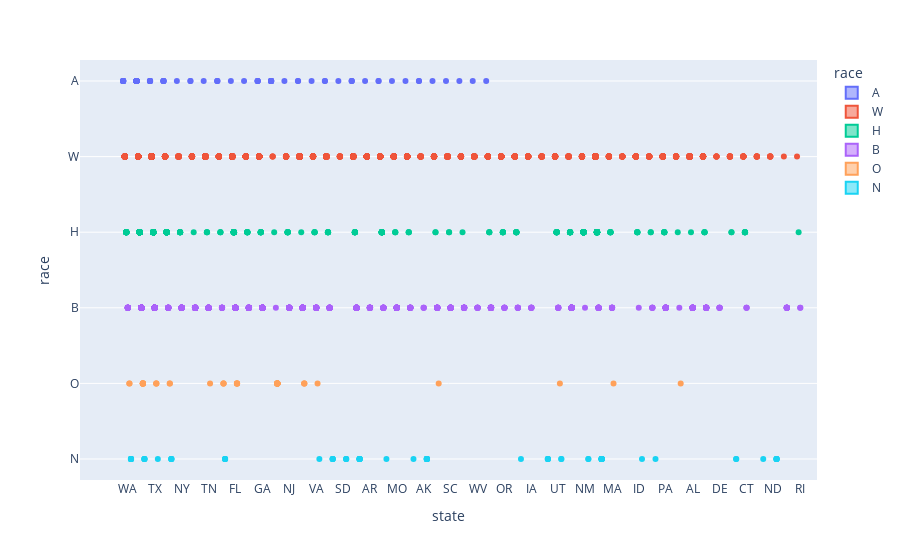

The notebook cell saved with this chart:
### Code cell
px.violin(wrangled1, y='race', x='state', color='race', box=True, points='all', hover_data=wrangled1.columns)

### Figure 1 — Plotly figure (JSON) as saved in the notebook; plotly's stock layout.template omitted (floating-point values rounded to 4 significant figures; data arrays with more than 128 entries replaced by an {"elided": "..."} marker saying what was removed)
{"data": [{"alignmentgroup": "True", "box": {"visible": true}, "customdata": {"elided": "93x3 mixed values"}, "hovertemplate": "race=%{customdata[0]}<br>state=%{customdata[1]}<br>age=%{customdata[2]}<extra></extra>", "legendgroup": "A", "marker": {"color": "#636efa"}, "name": "A", "offsetgroup": "A", "orientation": "v", "points": "all", "scalegroup": "True", "showlegend": true, "type": "violin", "x": ["WA", "CA", "TX", "CA", "CA", "CO", "CA", "CA", "CA", "NY", "LA", "CO", "CA", "CA", "TN", "MN", "FL", "NC", "GA", "CA", "CA", "CA", "HI", "NJ", "WA", "OH", "CA", "OH", "CA", "CA", "VA", "TX", "HI", "WI", "LA", "SD", "CA", "OK", "WA", "CO", "WA", "MN", "AR", "OK", "CA", "CA", "CA", "CO", "TX", "CO", "CA", "CA", "NV", "GA", "HI", "MO", "KY", "AK", "HI", "NV", "MI", "SC", "OK", "HI", "HI", "WA", "TX", "CA", "MS", "HI", "WA", "HI", "CA", "CA", "WV", "CA", "WA", "GA", "CA", "TX", "GA", "CA", "WI", "CA", "MN", "HI", "WA", "WA", "AK", "CA", "TX", "MD", "CA"], "x0": " ", "xaxis": "x", "y": ["A", "A", "A", "A", "A", "A", "A", "A", "A", "A", "A", "A", "A", "A", "A", "A", "A", "A", "A", "A", "A", "A", "A", "A", "A", "A", "A", "A", "A", "A", "A", "A", "A", "A", "A", "A", "A", "A", "A", "A", "A", "A", "A", "A", "A", "A", "A", "A", "A", "A", "A", "A", "A", "A", "A", "A", "A", "A", "A", "A", "A", "A", "A", "A", "A", "A", "A", "A", "A", "A", "A", "A", "A", "A", "A", "A", "A", "A", "A", "A", "A", "A", "A", "A", "A", "A", "A", "A", "A", "A", "A", "A", "A"], "y0": " ", "yaxis": "y"}, {"alignmentgroup": "True", "box": {"visible": true}, "customdata": {"elided": "2473x3 mixed values"}, "hovertemplate": "race=%{customdata[0]}<br>state=%{customdata[1]}<br>age=%{customdata[2]}<extra></extra>", "legendgroup": "W", "marker": {"color": "#EF553B"}, "name": "W", "offsetgroup": "W", "orientation": "v", "points": "all", "scalegroup": "True", "showlegend": true, "type": "violin", "x": {"elided": "2473 str values"}, "x0": " ", "xaxis": "x", "y": {"elided": "2473 str values"}, "y0": " ", "yaxis": "y"}, {"alignmentgroup": "True", "box": {"visible": true}, "customdata": {"elided": "902x3 mixed values"}, "hovertemplate": "race=%{customdata[0]}<br>state=%{customdata[1]}<br>age=%{customdata[2]}<extra></extra>", "legendgroup": "H", "marker": {"color": "#00cc96"}, "name": "H", "offsetgroup": "H", "orientation": "v", "points": "all", "scalegroup": "True", "showlegend": true, "type": "violin", "x": {"elided": "902 str values"}, "x0": " ", "xaxis": "x", "y": {"elided": "902 str values"}, "y0": " ", "yaxis": "y"}, {"alignmentgroup": "True", "box": {"visible": true}, "customdata": {"elided": "1296x3 mixed values"}, "hovertemplate": "race=%{customdata[0]}<br>state=%{customdata[1]}<br>age=%{customdata[2]}<extra></extra>", "legendgroup": "B", "marker": {"color": "#ab63fa"}, "name": "B", "offsetgroup": "B", "orientation": "v", "points": "all", "scalegroup": "True", "showlegend": true, "type": "violin", "x": {"elided": "1296 str values"}, "x0": " ", "xaxis": "x", "y": {"elided": "1296 str values"}, "y0": " ", "yaxis": "y"}, {"alignmentgroup": "True", "box": {"visible": true}, "customdata": {"elided": "48x3 mixed values"}, "hovertemplate": "race=%{customdata[0]}<br>state=%{customdata[1]}<br>age=%{customdata[2]}<extra></extra>", "legendgroup": "O", "marker": {"color": "#FFA15A"}, "name": "O", "offsetgroup": "O", "orientation": "v", "points": "all", "scalegroup": "True", "showlegend": true, "type": "violin", "x": ["CA", "CA", "TX", "HI", "CA", "TN", "UT", "MN", "OH", "FL", "CA", "CA", "CA", "WA", "CA", "HI", "HI", "TX", "ME", "HI", "FL", "TX", "HI", "MN", "OH", "HI", "CA", "HI", "WA", "MI", "CO", "CA", "HI", "HI", "HI", "HI", "HI", "MA", "FL", "FL", "MN", "HI", "OH", "HI", "HI", "CO", "VA", "FL"], "x0": " ", "xaxis": "x", "y": ["O", "O", "O", "O", "O", "O", "O", "O", "O", "O", "O", "O", "O", "O", "O", "O", "O", "O", "O", "O", "O", "O", "O", "O", "O", "O", "O", "O", "O", "O", "O", "O", "O", "O", "O", "O", "O", "O", "O", "O", "O", "O", "O", "O", "O", "O", "O", "O"], "y0": " ", "yaxis": "y"}, {"alignmentgroup": "True", "box": {"visible": true}, "customdata": {"elided": "78x3 mixed values"}, "hovertemplate": "race=%{customdata[0]}<br>state=%{customdata[1]}<br>age=%{customdata[2]}<extra></extra>", "legendgroup": "N", "marker": {"color": "#19d3f3"}, "name": "N", "offsetgroup": "N", "orientation": "v", "points": "all", "scalegroup": "True", "showlegend": true, "type": "violin", "x": ["AZ", "AZ", "WA", "ND", "CO", "WY", "AK", "AK", "SD", "AK", "WA", "SD", "AK", "AZ", "AK", "AZ", "AZ", "AZ", "AZ", "AZ", "NM", "VT", "TX", "WA", "WA", "MN", "ND", "OK", "CA", "ND", "AK", "CO", "OK", "CA", "MT", "KS", "NV", "WI", "ND", "WI", "WA", "MT", "WI", "MT", "CO", "OK", "WA", "WI", "UT", "AK", "KY", "OK", "AK", "MT", "UT", "ID", "AZ", "CO", "MN", "AZ", "OK", "MN", "NM", "SD", "CA", "OK", "AK", "NE", "CA", "MN", "AZ", "OK", "WA", "WY", "AZ", "VA", "ND", "AZ"], "x0": " ", "xaxis": "x", "y": ["N", "N", "N", "N", "N", "N", "N", "N", "N", "N", "N", "N", "N", "N", "N", "N", "N", "N", "N", "N", "N", "N", "N", "N", "N", "N", "N", "N", "N", "N", "N", "N", "N", "N", "N", "N", "N", "N", "N", "N", "N", "N", "N", "N", "N", "N", "N", "N", "N", "N", "N", "N", "N", "N", "N", "N", "N", "N", "N", "N", "N", "N", "N", "N", "N", "N", "N", "N", "N", "N", "N", "N", "N", "N", "N", "N", "N", "N"], "y0": " ", "yaxis": "y"}], "layout": {"legend": {"title": {"text": "race"}, "tracegroupgap": 0}, "margin": {"t": 60}, "violinmode": "group", "xaxis": {"anchor": "y", "domain": [0, 1], "title": {"text": "state"}}, "yaxis": {"anchor": "x", "categoryarray": ["N", "O", "B", "H", "W", "A"], "categoryorder": "array", "domain": [0, 1], "title": {"text": "race"}}}}
